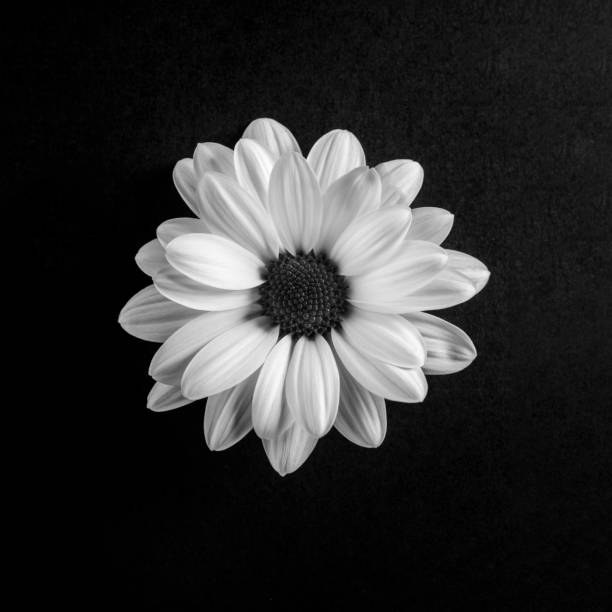
#> input picture Homework_1/images/grayscale_1.jpg, 612 x 612 px
$ python q2.py
#> lines starting #> are read from the running program, lines starting #| are printed output that depends on the picture
import cv2
import numpy as np
import matplotlib.pyplot as plt

img_count = 0
def histogram(source_image):
    global img_count
    plt.hist(source_image.ravel(), 256, (0, 256))
    plt.savefig("output/historgram_" + str(img_count) + ".png")
    print("Histogram saved in historgram_" + str(img_count) + ".png")
    plt.clf()
    img_count += 1

img = cv2.imread('images/grayscale_1.jpg', cv2.IMREAD_GRAYSCALE)
#> img is the input picture: shape (612, 612); min 0, max 255, mean 46
img2 = cv2.imread('images/grayscale_2.jpg', cv2.IMREAD_GRAYSCALE)
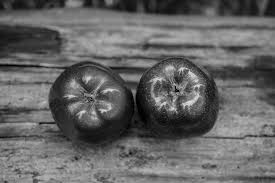
#> input picture Homework_1/images/grayscale_2.jpg, 275 x 183 px
#> img2 is the input picture: shape (183, 275); min 0, max 226, mean 100.8
histogram(img)
#> in histogram, `plt.savefig("output/historgram_" + str(img_count) + ".png")`:
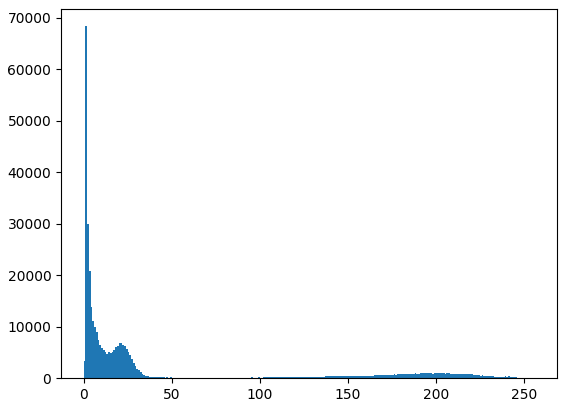
#> figure drawn by matplotlib, 1 panel; tallest bar 68379 high, from x = 1 to 2
histogram(img2)
#> in histogram (call 2), `plt.savefig("output/historgram_" + str(img_count) + ".png")`:
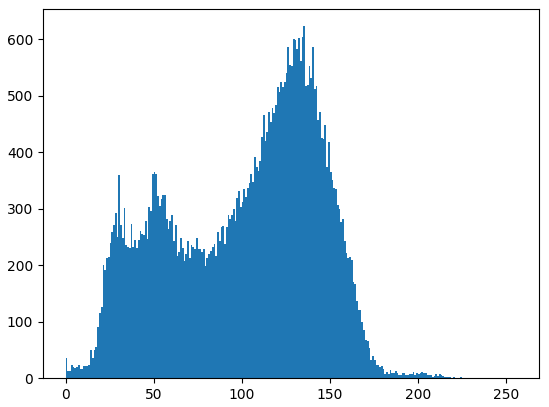
#> figure drawn by matplotlib, 1 panel; tallest bar 623 high, from x = 135 to 136
